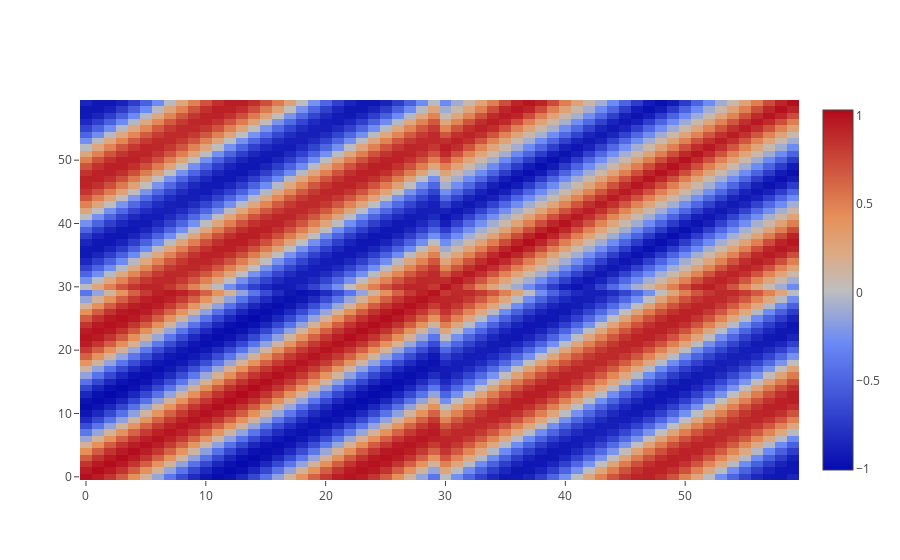

Here is the notebook cell this chart was saved with:
### Code cell
trace = go.Heatmap(z=Cemb)
data=[trace]
iplot(data)

### Figure 1 — Plotly figure (JSON) as saved in the notebook; plotly's stock layout.template omitted (floating-point values rounded to 4 significant figures; data arrays with more than 128 entries replaced by an {"elided": "..."} marker saying what was removed)
{"data": [{"type": "heatmap", "z": {"elided": "60x60 float values"}}], "layout": {}}
